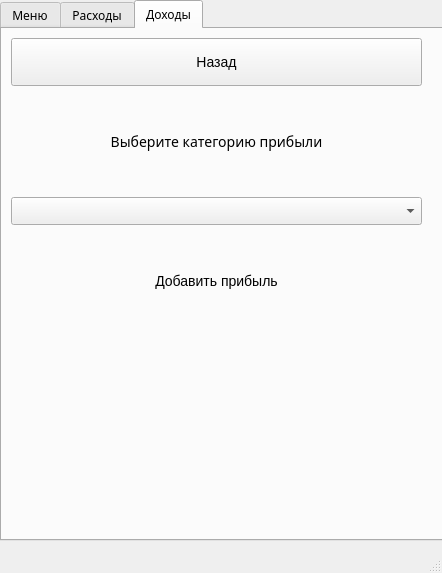
<?xml version="1.0" encoding="UTF-8"?>
<ui version="4.0">
 <class>MainWindow</class>
 <widget class="QMainWindow" name="MainWindow">
  <property name="geometry">
   <rect>
    <x>0</x>
    <y>0</y>
    <width>442</width>
    <height>573</height>
   </rect>
  </property>
  <property name="sizePolicy">
   <sizepolicy hsizetype="Minimum" vsizetype="Minimum">
    <horstretch>0</horstretch>
    <verstretch>0</verstretch>
   </sizepolicy>
  </property>
  <property name="windowTitle">
   <string>MainWindow</string>
  </property>
  <property name="styleSheet">
   <string notr="true">QPushButton {
height:40px;
color:&quot;white&quot;;
}</string>
  </property>
  <widget class="QWidget" name="centralwidget">
   <widget class="QTabWidget" name="tabwidget1">
    <property name="geometry">
     <rect>
      <x>0</x>
      <y>0</y>
      <width>451</width>
      <height>541</height>
     </rect>
    </property>
    <property name="font">
     <font>
      <family>Montserrat</family>
     </font>
    </property>
    <property name="styleSheet">
     <string notr="true"/>
    </property>
    <property name="currentIndex">
     <number>2</number>
    </property>
    <widget class="QWidget" name="tab">
     <attribute name="title">
      <string>Меню</string>
     </attribute>
     <widget class="QWidget" name="verticalLayoutWidget">
      <property name="geometry">
       <rect>
        <x>0</x>
        <y>0</y>
        <width>431</width>
        <height>222</height>
       </rect>
      </property>
      <layout class="QVBoxLayout" name="verticalLayout">
       <property name="spacing">
        <number>6</number>
       </property>
       <property name="leftMargin">
        <number>15</number>
       </property>
       <property name="rightMargin">
        <number>15</number>
       </property>
       <item>
        <widget class="QLabel" name="label1">
         <property name="text">
          <string>&lt;html&gt;&lt;head/&gt;&lt;body&gt;&lt;p align=&quot;center&quot;&gt;&lt;span style=&quot; font-size:14pt;&quot;&gt;Привет. Это программа для &lt;/span&gt;&lt;/p&gt;&lt;p align=&quot;center&quot;&gt;&lt;span style=&quot; font-size:14pt;&quot;&gt;ведения личных финансов.&lt;/span&gt;&lt;/p&gt;&lt;/body&gt;&lt;/html&gt;</string>
         </property>
        </widget>
       </item>
       <item>
        <widget class="QPushButton" name="add_expanse">
         <property name="font">
          <font/>
         </property>
         <property name="styleSheet">
          <string notr="true"/>
         </property>
         <property name="text">
          <string>Добавить расход</string>
         </property>
        </widget>
       </item>
       <item>
        <widget class="QPushButton" name="add_income">
         <property name="font">
          <font/>
         </property>
         <property name="styleSheet">
          <string notr="true"/>
         </property>
         <property name="text">
          <string>Добавить доход</string>
         </property>
        </widget>
       </item>
       <item>
        <widget class="QPushButton" name="btn_exit">
         <property name="font">
          <font/>
         </property>
         <property name="styleSheet">
          <string notr="true">margin-bottom:10px;</string>
         </property>
         <property name="text">
          <string>Выйти из приложения</string>
         </property>
        </widget>
       </item>
      </layout>
     </widget>
    </widget>
    <widget class="QWidget" name="tab_2">
     <attribute name="title">
      <string>Расходы</string>
     </attribute>
     <widget class="QWidget" name="verticalLayoutWidget_2">
      <property name="geometry">
       <rect>
        <x>0</x>
        <y>0</y>
        <width>421</width>
        <height>471</height>
       </rect>
      </property>
      <layout class="QVBoxLayout" name="verticalLayout_2">
       <property name="sizeConstraint">
        <enum>QLayout::SetDefaultConstraint</enum>
       </property>
       <property name="leftMargin">
        <number>10</number>
       </property>
       <property name="topMargin">
        <number>10</number>
       </property>
       <property name="rightMargin">
        <number>10</number>
       </property>
       <item>
        <widget class="QPushButton" name="back_expanse">
         <property name="font">
          <font>
           <pointsize>-1</pointsize>
          </font>
         </property>
         <property name="styleSheet">
          <string notr="true">background-color : &quot;red&quot;;
font-size:14px;</string>
         </property>
         <property name="text">
          <string>Назад</string>
         </property>
        </widget>
       </item>
       <item>
        <widget class="QLabel" name="add_exp_label">
         <property name="font">
          <font>
           <family>Lucida Grande</family>
           <pointsize>18</pointsize>
          </font>
         </property>
         <property name="text">
          <string>&lt;html&gt;&lt;head/&gt;&lt;body&gt;&lt;p align=&quot;center&quot;&gt;Добавить трату&lt;/p&gt;&lt;/body&gt;&lt;/html&gt;</string>
         </property>
        </widget>
       </item>
       <item>
        <widget class="QLabel" name="label">
         <property name="text">
          <string>Выберите категорию траты</string>
         </property>
        </widget>
       </item>
       <item>
        <widget class="QComboBox" name="selected_cat"/>
       </item>
       <item>
        <widget class="QLabel" name="ad_exp_l">
         <property name="text">
          <string>&lt;html&gt;&lt;head/&gt;&lt;body&gt;&lt;p&gt;&lt;br/&gt;&lt;/p&gt;&lt;/body&gt;&lt;/html&gt;</string>
         </property>
        </widget>
       </item>
      </layout>
     </widget>
    </widget>
    <widget class="QWidget" name="tab_3">
     <attribute name="title">
      <string>Доходы</string>
     </attribute>
     <widget class="QWidget" name="verticalLayoutWidget_3">
      <property name="geometry">
       <rect>
        <x>-1</x>
        <y>-1</y>
        <width>431</width>
        <height>302</height>
       </rect>
      </property>
      <layout class="QVBoxLayout" name="verticalLayout_3">
       <property name="sizeConstraint">
        <enum>QLayout::SetDefaultConstraint</enum>
       </property>
       <property name="leftMargin">
        <number>10</number>
       </property>
       <property name="topMargin">
        <number>10</number>
       </property>
       <property name="rightMargin">
        <number>10</number>
       </property>
       <item>
        <widget class="QPushButton" name="back_income">
         <property name="styleSheet">
          <string notr="true">background-color : &quot;red&quot;;
font-size:14px;</string>
         </property>
         <property name="text">
          <string>Назад</string>
         </property>
        </widget>
       </item>
       <item>
        <widget class="QLabel" name="label_3">
         <property name="font">
          <font>
           <family>Monserrat</family>
           <pointsize>-1</pointsize>
          </font>
         </property>
         <property name="styleSheet">
          <string notr="true">font-size:14px;
font-family:&quot;Monserrat&quot;;
padding-top:15px;
padding-bottom:15px;
margin-top:15px;
margin-bottom:15px;</string>
         </property>
         <property name="text">
          <string>Выберите категорию прибыли</string>
         </property>
         <property name="alignment">
          <set>Qt::AlignCenter</set>
         </property>
        </widget>
       </item>
       <item>
        <widget class="QComboBox" name="sel_cat">
         <property name="styleSheet">
          <string notr="true">padding-top:10px;</string>
         </property>
        </widget>
       </item>
       <item>
        <widget class="QLabel" name="label_2">
         <property name="layoutDirection">
          <enum>Qt::LeftToRight</enum>
         </property>
         <property name="styleSheet">
          <string notr="true">font-size:14px;
font-family:&quot;Monserrat&quot;;
padding-top:15px;
padding-bottom:15px;
margin-top:15px;
margin-bottom:15px;</string>
         </property>
         <property name="text">
          <string>Добавить прибыль</string>
         </property>
         <property name="textFormat">
          <enum>Qt::AutoText</enum>
         </property>
         <property name="alignment">
          <set>Qt::AlignCenter</set>
         </property>
        </widget>
       </item>
      </layout>
     </widget>
    </widget>
   </widget>
  </widget>
  <widget class="QMenuBar" name="menubar">
   <property name="geometry">
    <rect>
     <x>0</x>
     <y>0</y>
     <width>442</width>
     <height>24</height>
    </rect>
   </property>
  </widget>
  <widget class="QStatusBar" name="statusbar"/>
 </widget>
 <resources/>
 <connections/>
</ui>
